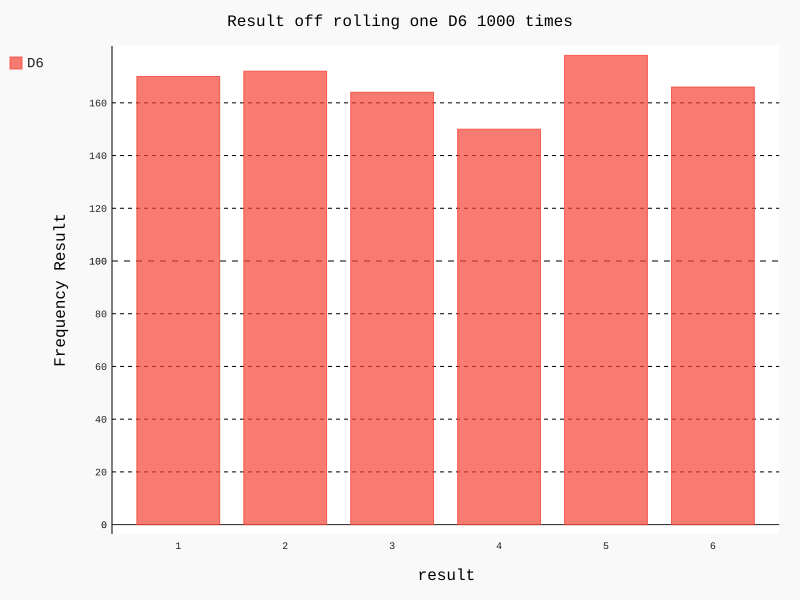

Write the Python code that produced this figure.
from re import I
from die import Die
import pygal

# 创建一个撒子，并将结果返回列表
die = Die()
# 每扔一次都把结果都放在数组上
results = []
for roll_num in range(1000):
    result = die.roll()
    results.append(result)
# 分析结果 分析每一面 1，2，3，4，5，6 每面出现次数
frequencies = []
for value in range(1, die.num_sides+1):
    frequency = results.count(value)
    frequencies.append(frequency)

# 对结果可视化
hist = pygal.Bar()
hist.title = "Result off rolling one D6 1000 times"
#hist.x_labels = ["1", "2", "3", "4", "5", "6"]
hist.x_labels = [str(value+1) for value in range(die.num_sides)]
hist.x_title = "result"
hist.y_title = "Frequency Result"

hist.add("D6", frequencies)
hist.render_to_file("die_visual.svg")
